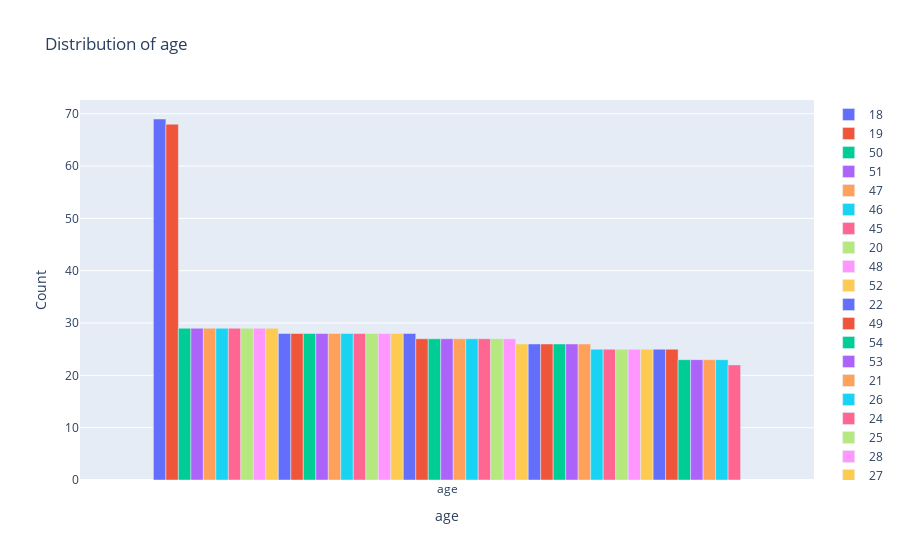
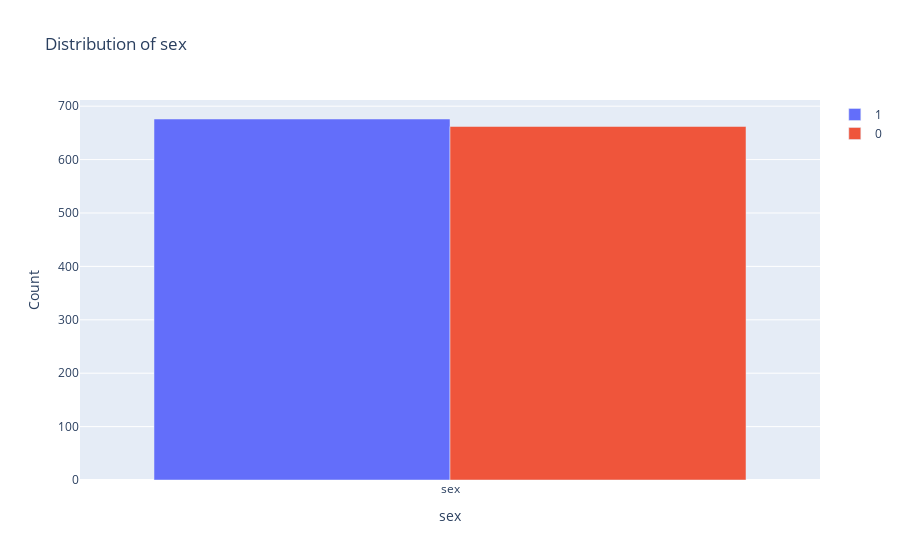
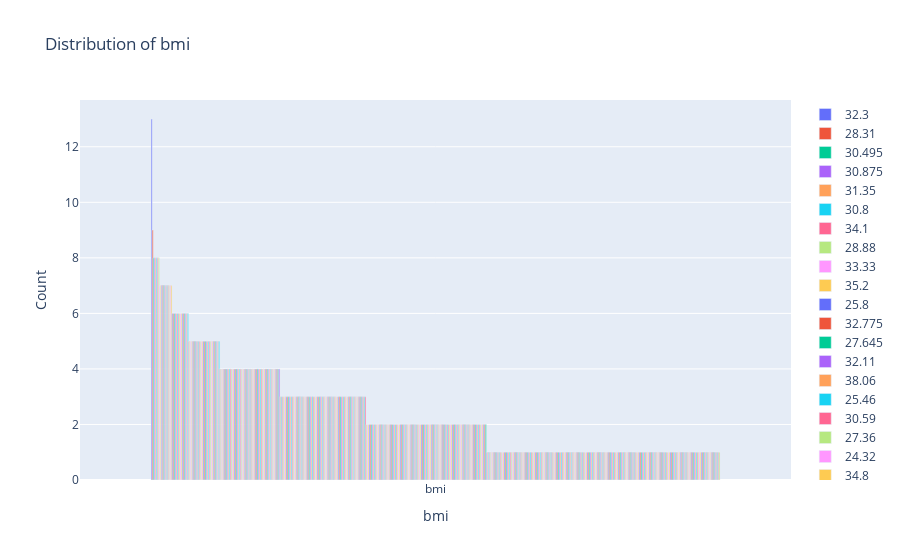
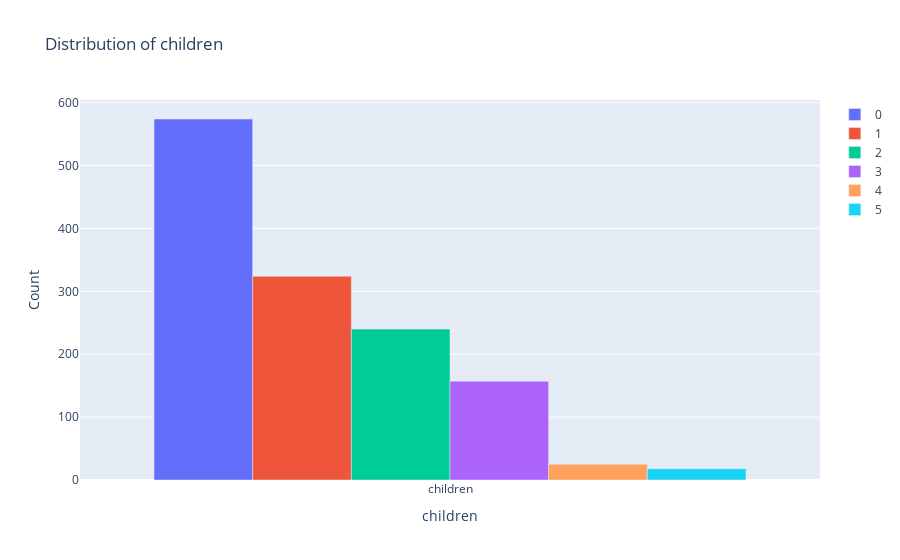

Source (notebook cell) for these figures, in order:
### Markdown cell above
## Apos analisar a correlacao dos dados
#### Pode se concluir que a coluna smoker tem uma correlacao maior com a coluna charges, vamos explorar isso mais a frente

### Code cell
# noinspection LanguageDetectionInspection
for col in df.columns:
    fig = go.Figure()

    for i, (category, count) in enumerate(df[col].value_counts().items()):
        fig.add_trace(go.Bar(x=[col], y=[count], name=category))
    fig.update_layout(title=f'Distribution of {col}', xaxis_title=col, yaxis_title='Count')
    fig.show()

### Figure 1 — Plotly figure (JSON) as saved in the notebook; plotly's stock layout.template omitted (floating-point values rounded to 4 significant figures)
{"data": [{"name": "18", "type": "bar", "x": ["age"], "y": [69]}, {"name": "19", "type": "bar", "x": ["age"], "y": [68]}, {"name": "50", "type": "bar", "x": ["age"], "y": [29]}, {"name": "51", "type": "bar", "x": ["age"], "y": [29]}, {"name": "47", "type": "bar", "x": ["age"], "y": [29]}, {"name": "46", "type": "bar", "x": ["age"], "y": [29]}, {"name": "45", "type": "bar", "x": ["age"], "y": [29]}, {"name": "20", "type": "bar", "x": ["age"], "y": [29]}, {"name": "48", "type": "bar", "x": ["age"], "y": [29]}, {"name": "52", "type": "bar", "x": ["age"], "y": [29]}, {"name": "22", "type": "bar", "x": ["age"], "y": [28]}, {"name": "49", "type": "bar", "x": ["age"], "y": [28]}, {"name": "54", "type": "bar", "x": ["age"], "y": [28]}, {"name": "53", "type": "bar", "x": ["age"], "y": [28]}, {"name": "21", "type": "bar", "x": ["age"], "y": [28]}, {"name": "26", "type": "bar", "x": ["age"], "y": [28]}, {"name": "24", "type": "bar", "x": ["age"], "y": [28]}, {"name": "25", "type": "bar", "x": ["age"], "y": [28]}, {"name": "28", "type": "bar", "x": ["age"], "y": [28]}, {"name": "27", "type": "bar", "x": ["age"], "y": [28]}, {"name": "23", "type": "bar", "x": ["age"], "y": [28]}, {"name": "43", "type": "bar", "x": ["age"], "y": [27]}, {"name": "29", "type": "bar", "x": ["age"], "y": [27]}, {"name": "30", "type": "bar", "x": ["age"], "y": [27]}, {"name": "41", "type": "bar", "x": ["age"], "y": [27]}, {"name": "42", "type": "bar", "x": ["age"], "y": [27]}, {"name": "44", "type": "bar", "x": ["age"], "y": [27]}, {"name": "31", "type": "bar", "x": ["age"], "y": [27]}, {"name": "40", "type": "bar", "x": ["age"], "y": [27]}, {"name": "32", "type": "bar", "x": ["age"], "y": [26]}, {"name": "33", "type": "bar", "x": ["age"], "y": [26]}, {"name": "56", "type": "bar", "x": ["age"], "y": [26]}, {"name": "34", "type": "bar", "x": ["age"], "y": [26]}, {"name": "55", "type": "bar", "x": ["age"], "y": [26]}, {"name": "57", "type": "bar", "x": ["age"], "y": [26]}, {"name": "37", "type": "bar", "x": ["age"], "y": [25]}, {"name": "59", "type": "bar", "x": ["age"], "y": [25]}, {"name": "58", "type": "bar", "x": ["age"], "y": [25]}, {"name": "36", "type": "bar", "x": ["age"], "y": [25]}, {"name": "38", "type": "bar", "x": ["age"], "y": [25]}, {"name": "35", "type": "bar", "x": ["age"], "y": [25]}, {"name": "39", "type": "bar", "x": ["age"], "y": [25]}, {"name": "61", "type": "bar", "x": ["age"], "y": [23]}, {"name": "60", "type": "bar", "x": ["age"], "y": [23]}, {"name": "63", "type": "bar", "x": ["age"], "y": [23]}, {"name": "62", "type": "bar", "x": ["age"], "y": [23]}, {"name": "64", "type": "bar", "x": ["age"], "y": [22]}], "layout": {"title": {"text": "Distribution of age"}, "xaxis": {"title": {"text": "age"}}, "yaxis": {"title": {"text": "Count"}}}}

### Figure 2 — Plotly figure (JSON) as saved in the notebook; plotly's stock layout.template omitted (floating-point values rounded to 4 significant figures)
{"data": [{"name": "1", "type": "bar", "x": ["sex"], "y": [676]}, {"name": "0", "type": "bar", "x": ["sex"], "y": [662]}], "layout": {"title": {"text": "Distribution of sex"}, "xaxis": {"title": {"text": "sex"}}, "yaxis": {"title": {"text": "Count"}}}}

### Figure 3 — Plotly figure (JSON) as saved in the notebook; plotly's stock layout.template omitted (floating-point values rounded to 4 significant figures)
{"data": [{"name": "32.3", "type": "bar", "x": ["bmi"], "y": [13]}, {"name": "28.31", "type": "bar", "x": ["bmi"], "y": [9]}, {"name": "30.495", "type": "bar", "x": ["bmi"], "y": [8]}, {"name": "30.875", "type": "bar", "x": ["bmi"], "y": [8]}, {"name": "31.35", "type": "bar", "x": ["bmi"], "y": [8]}, {"name": "30.8", "type": "bar", "x": ["bmi"], "y": [8]}, {"name": "34.1", "type": "bar", "x": ["bmi"], "y": [8]}, {"name": "28.88", "type": "bar", "x": ["bmi"], "y": [8]}, {"name": "33.33", "type": "bar", "x": ["bmi"], "y": [7]}, {"name": "35.2", "type": "bar", "x": ["bmi"], "y": [7]}, {"name": "25.8", "type": "bar", "x": ["bmi"], "y": [7]}, {"name": "32.775", "type": "bar", "x": ["bmi"], "y": [7]}, {"name": "27.645", "type": "bar", "x": ["bmi"], "y": [7]}, {"name": "32.11", "type": "bar", "x": ["bmi"], "y": [7]}, {"name": "38.06", "type": "bar", "x": ["bmi"], "y": [7]}, {"name": "25.46", "type": "bar", "x": ["bmi"], "y": [7]}, {"name": "30.59", "type": "bar", "x": ["bmi"], "y": [7]}, {"name": "27.36", "type": "bar", "x": ["bmi"], "y": [7]}, {"name": "24.32", "type": "bar", "x": ["bmi"], "y": [7]}, {"name": "34.8", "type": "bar", "x": ["bmi"], "y": [7]}, {"name": "27.5", "type": "bar", "x": ["bmi"], "y": [6]}, {"name": "19.95", "type": "bar", "x": ["bmi"], "y": [6]}, {"name": "29.92", "type": "bar", "x": ["bmi"], "y": [6]}, {"name": "30.115", "type": "bar", "x": ["bmi"], "y": [6]}, {"name": "26.6", "type": "bar", "x": ["bmi"], "y": [6]}, {"name": "30.2", "type": "bar", "x": ["bmi"], "y": [6]}, {"name": "35.53", "type": "bar", "x": ["bmi"], "y": [6]}, {"name": "33.63", "type": "bar", "x": ["bmi"], "y": [6]}, {"name": "28.595", "type": "bar", "x": ["bmi"], "y": [6]}, {"name": "37.1", "type": "bar", "x": ["bmi"], "y": [6]}, {"name": "31.73", "type": "bar", "x": ["bmi"], "y": [6]}, {"name": "33.0", "type": "bar", "x": ["bmi"], "y": [6]}, {"name": "27.74", "type": "bar", "x": ["bmi"], "y": [6]}, {"name": "29.83", "type": "bar", "x": ["bmi"], "y": [6]}, {"name": "25.175", "type": "bar", "x": ["bmi"], "y": [6]}, {"name": "26.41", "type": "bar", "x": ["bmi"], "y": [6]}, {"name": "27.835", "type": "bar", "x": ["bmi"], "y": [5]}, {"name": "33.66", "type": "bar", "x": ["bmi"], "y": [5]}, {"name": "28.9", "type": "bar", "x": ["bmi"], "y": [5]}, {"name": "25.08", "type": "bar", "x": ["bmi"], "y": [5]}, {"name": "28.5", "type": "bar", "x": ["bmi"], "y": [5]}, {"name": "26.695", "type": "bar", "x": ["bmi"], "y": [5]}, {"name": "23.21", "type": "bar", "x": ["bmi"], "y": [5]}, {"name": "32.395", "type": "bar", "x": ["bmi"], "y": [5]}, {"name": "31.825", "type": "bar", "x": ["bmi"], "y": [5]}, {"name": "33.155", "type": "bar", "x": ["bmi"], "y": [5]}, {"name": "29.64", "type": "bar", "x": ["bmi"], "y": [5]}, {"name": "36.85", "type": "bar", "x": ["bmi"], "y": [5]}, {"name": "25.3", "type": "bar", "x": ["bmi"], "y": [5]}, {"name": "28.7", "type": "bar", "x": ["bmi"], "y": [5]}, {"name": "23.655", "type": "bar", "x": ["bmi"], "y": [5]}, {"name": "28.785", "type": "bar", "x": ["bmi"], "y": [5]}, {"name": "29.7", "type": "bar", "x": ["bmi"], "y": [5]}, {"name": "28.975", "type": "bar", "x": ["bmi"], "y": [5]}, {"name": "34.2", "type": "bar", "x": ["bmi"], "y": [5]}, {"name": "33.345", "type": "bar", "x": ["bmi"], "y": [5]}, {"name": "26.03", "type": "bar", "x": ["bmi"], "y": [5]}, {"name": "28.025", "type": "bar", "x": ["bmi"], "y": [5]}, {"name": "26.315", "type": "bar", "x": ["bmi"], "y": [5]}, {"name": "23.18", "type": "bar", "x": ["bmi"], "y": [5]}, {"name": "30.4", "type": "bar", "x": ["bmi"], "y": [5]}, {"name": "22.515", "type": "bar", "x": ["bmi"], "y": [5]}, {"name": "25.84", "type": "bar", "x": ["bmi"], "y": [5]}, {"name": "31.92", "type": "bar", "x": ["bmi"], "y": [5]}, {"name": "30.78", "type": "bar", "x": ["bmi"], "y": [5]}, {"name": "27.6", "type": "bar", "x": ["bmi"], "y": [5]}, {"name": "34.105", "type": "bar", "x": ["bmi"], "y": [4]}, {"name": "33.82", "type": "bar", "x": ["bmi"], "y": [4]}, {"name": "34.21", "type": "bar", "x": ["bmi"], "y": [4]}, {"name": "31.13", "type": "bar", "x": ["bmi"], "y": [4]}, {"name": "21.85", "type": "bar", "x": ["bmi"], "y": [4]}, {"name": "27.72", "type": "bar", "x": ["bmi"], "y": [4]}, {"name": "33.915", "type": "bar", "x": ["bmi"], "y": [4]}, {"name": "35.3", "type": "bar", "x": ["bmi"], "y": [4]}, {"name": "20.235", "type": "bar", "x": ["bmi"], "y": [4]}, {"name": "36.955", "type": "bar", "x": ["bmi"], "y": [4]}, {"name": "30.5", "type": "bar", "x": ["bmi"], "y": [4]}, {"name": "36.3", "type": "bar", "x": ["bmi"], "y": [4]}, {"name": "27.265", "type": "bar", "x": ["bmi"], "y": [4]}, {"name": "35.86", "type": "bar", "x": ["bmi"], "y": [4]}, {"name": "29.735", "type": "bar", "x": ["bmi"], "y": [4]}, {"name": "21.755", "type": "bar", "x": ["bmi"], "y": [4]}, {"name": "30.02", "type": "bar", "x": ["bmi"], "y": [4]}, {"name": "30.21", "type": "bar", "x": ["bmi"], "y": [4]}, {"name": "36.08", "type": "bar", "x": ["bmi"], "y": [4]}, {"name": "25.74", "type": "bar", "x": ["bmi"], "y": [4]}, {"name": "27.93", "type": "bar", "x": ["bmi"], "y": [4]}, {"name": "26.4", "type": "bar", "x": ["bmi"], "y": [4]}, {"name": "33.44", "type": "bar", "x": ["bmi"], "y": [4]}, {"name": "26.22", "type": "bar", "x": ["bmi"], "y": [4]}, {"name": "27.1", "type": "bar", "x": ["bmi"], "y": [4]}, {"name": "34.4", "type": "bar", "x": ["bmi"], "y": [4]}, {"name": "24.605", "type": "bar", "x": ["bmi"], "y": [4]}, {"name": "42.13", "type": "bar", "x": ["bmi"], "y": [4]}, {"name": "28.215", "type": "bar", "x": ["bmi"], "y": [4]}, {"name": "29.8", "type": "bar", "x": ["bmi"], "y": [4]}, {"name": "27.83", "type": "bar", "x": ["bmi"], "y": [4]}, {"name": "31.065", "type": "bar", "x": ["bmi"], "y": [4]}, {"name": "37.29", "type": "bar", "x": ["bmi"], "y": [4]}, {"name": "22.135", "type": "bar", "x": ["bmi"], "y": [4]}, {"name": "27.55", "type": "bar", "x": ["bmi"], "y": [4]}, {"name": "24.13", "type": "bar", "x": ["bmi"], "y": [4]}, {"name": "22.61", "type": "bar", "x": ["bmi"], "y": [4]}, {"name": "24.795", "type": "bar", "x": ["bmi"], "y": [4]}, {"name": "26.125", "type": "bar", "x": ["bmi"], "y": [4]}, {"name": "26.885", "type": "bar", "x": ["bmi"], "y": [4]}, {"name": "22.895", "type": "bar", "x": ["bmi"], "y": [4]}, {"name": "31.16", "type": "bar", "x": ["bmi"], "y": [4]}, {"name": "35.625", "type": "bar", "x": ["bmi"], "y": [4]}, {"name": "35.815", "type": "bar", "x": ["bmi"], "y": [4]}, {"name": "35.97", "type": "bar", "x": ["bmi"], "y": [4]}, {"name": "33.11", "type": "bar", "x": ["bmi"], "y": [4]}, {"name": "24.7", "type": "bar", "x": ["bmi"], "y": [4]}, {"name": "29.6", "type": "bar", "x": ["bmi"], "y": [4]}, {"name": "34.43", "type": "bar", "x": ["bmi"], "y": [4]}, {"name": "29.26", "type": "bar", "x": ["bmi"], "y": [4]}, {"name": "28.12", "type": "bar", "x": ["bmi"], "y": [4]}, {"name": "31.79", "type": "bar", "x": ["bmi"], "y": [4]}, {"name": "32.68", "type": "bar", "x": ["bmi"], "y": [4]}, {"name": "36.67", "type": "bar", "x": ["bmi"], "y": [4]}, {"name": "29.81", "type": "bar", "x": ["bmi"], "y": [4]}, {"name": "32.965", "type": "bar", "x": ["bmi"], "y": [4]}, {"name": "25.6", "type": "bar", "x": ["bmi"], "y": [4]}, {"name": "33.1", "type": "bar", "x": ["bmi"], "y": [4]}, {"name": "33.25", "type": "bar", "x": ["bmi"], "y": [3]}, {"name": "38.17", "type": "bar", "x": ["bmi"], "y": [3]}, {"name": "38.0", "type": "bar", "x": ["bmi"], "y": [3]}, {"name": "33.88", "type": "bar", "x": ["bmi"], "y": [3]}, {"name": "21.47", "type": "bar", "x": ["bmi"], "y": [3]}, {"name": "46.53", "type": "bar", "x": ["bmi"], "y": [3]}, {"name": "39.05", "type": "bar", "x": ["bmi"], "y": [3]}, {"name": "33.7", "type": "bar", "x": ["bmi"], "y": [3]}, {"name": "41.91", "type": "bar", "x": ["bmi"], "y": [3]}, {"name": "25.745", "type": "bar", "x": ["bmi"], "y": [3]}, {"name": "37.07", "type": "bar", "x": ["bmi"], "y": [3]}, {"name": "31.4", "type": "bar", "x": ["bmi"], "y": [3]}, {"name": "36.48", "type": "bar", "x": ["bmi"], "y": [3]}, {"name": "24.035", "type": "bar", "x": ["bmi"], "y": [3]}, {"name": "25.27", "type": "bar", "x": ["bmi"], "y": [3]}, {"name": "25.9", "type": "bar", "x": ["bmi"], "y": [3]}, {"name": "38.39", "type": "bar", "x": ["bmi"], "y": [3]}, {"name": "30.685", "type": "bar", "x": ["bmi"], "y": [3]}, {"name": "40.15", "type": "bar", "x": ["bmi"], "y": [3]}, {"name": "39.16", "type": "bar", "x": ["bmi"], "y": [3]}, {"name": "19.8", "type": "bar", "x": ["bmi"], "y": [3]}, {"name": "35.75", "type": "bar", "x": ["bmi"], "y": [3]}, {"name": "40.565", "type": "bar", "x": ["bmi"], "y": [3]}, {"name": "18.335", "type": "bar", "x": ["bmi"], "y": [3]}, {"name": "36.765", "type": "bar", "x": ["bmi"], "y": [3]}, {"name": "38.095", "type": "bar", "x": ["bmi"], "y": [3]}, {"name": "31.255", "type": "bar", "x": ["bmi"], "y": [3]}, {"name": "30.03", "type": "bar", "x": ["bmi"], "y": [3]}, {"name": "25.365", "type": "bar", "x": ["bmi"], "y": [3]}, {"name": "21.66", "type": "bar", "x": ["bmi"], "y": [3]}, {"name": "17.29", "type": "bar", "x": ["bmi"], "y": [3]}, {"name": "28.93", "type": "bar", "x": ["bmi"], "y": [3]}, {"name": "33.4", "type": "bar", "x": ["bmi"], "y": [3]}, {"name": "22.99", "type": "bar", "x": ["bmi"], "y": [3]}, {"name": "32.9", "type": "bar", "x": ["bmi"], "y": [3]}, {"name": "27.7", "type": "bar", "x": ["bmi"], "y": [3]}, {"name": "24.3", "type": "bar", "x": ["bmi"], "y": [3]}, {"name": "24.51", "type": "bar", "x": ["bmi"], "y": [3]}, {"name": "41.325", "type": "bar", "x": ["bmi"], "y": [3]}, {"name": "29.925", "type": "bar", "x": ["bmi"], "y": [3]}, {"name": "31.02", "type": "bar", "x": ["bmi"], "y": [3]}, {"name": "39.49", "type": "bar", "x": ["bmi"], "y": [3]}, {"name": "34.77", "type": "bar", "x": ["bmi"], "y": [3]}, {"name": "25.555", "type": "bar", "x": ["bmi"], "y": [3]}, {"name": "28.6", "type": "bar", "x": ["bmi"], "y": [3]}, {"name": "23.98", "type": "bar", "x": ["bmi"], "y": [3]}, {"name": "37.4", "type": "bar", "x": ["bmi"], "y": [3]}, {"name": "23.75", "type": "bar", "x": ["bmi"], "y": [3]}, {"name": "23.37", "type": "bar", "x": ["bmi"], "y": [3]}, {"name": "36.63", "type": "bar", "x": ["bmi"], "y": [3]}, {"name": "37.05", "type": "bar", "x": ["bmi"], "y": [3]}, {"name": "29.48", "type": "bar", "x": ["bmi"], "y": [3]}, {"name": "27.94", "type": "bar", "x": ["bmi"], "y": [3]}, {"name": "31.6", "type": "bar", "x": ["bmi"], "y": [3]}, {"name": "29.9", "type": "bar", "x": ["bmi"], "y": [3]}, {"name": "31.9", "type": "bar", "x": ["bmi"], "y": [3]}, {"name": "38.28", "type": "bar", "x": ["bmi"], "y": [3]}, {"name": "33.535", "type": "bar", "x": ["bmi"], "y": [3]}, {"name": "28.0", "type": "bar", "x": ["bmi"], "y": [3]}, {"name": "32.8", "type": "bar", "x": ["bmi"], "y": [3]}, {"name": "26.98", "type": "bar", "x": ["bmi"], "y": [3]}, {"name": "36.1", "type": "bar", "x": ["bmi"], "y": [3]}, {"name": "28.69", "type": "bar", "x": ["bmi"], "y": [3]}, {"name": "34.96", "type": "bar", "x": ["bmi"], "y": [3]}, {"name": "25.935", "type": "bar", "x": ["bmi"], "y": [3]}, {"name": "22.42", "type": "bar", "x": ["bmi"], "y": [3]}, {"name": "36.19", "type": "bar", "x": ["bmi"], "y": [3]}, {"name": "28.05", "type": "bar", "x": ["bmi"], "y": [3]}, {"name": "24.225", "type": "bar", "x": ["bmi"], "y": [3]}, {"name": "39.6", "type": "bar", "x": ["bmi"], "y": [3]}, {"name": "37.43", "type": "bar", "x": ["bmi"], "y": [3]}, {"name": "36.86", "type": "bar", "x": ["bmi"], "y": [3]}, {"name": "24.42", "type": "bar", "x": ["bmi"], "y": [3]}, {"name": "23.845", "type": "bar", "x": ["bmi"], "y": [3]}, {"name": "24.6", "type": "bar", "x": ["bmi"], "y": [3]}, {"name": "41.47", "type": "bar", "x": ["bmi"], "y": [3]}, {"name": "34.32", "type": "bar", "x": ["bmi"], "y": [3]}, {"name": "30.9", "type": "bar", "x": ["bmi"], "y": [3]}, {"name": "32.2", "type": "bar", "x": ["bmi"], "y": [3]}, {"name": "39.82", "type": "bar", "x": ["bmi"], "y": [3]}, {"name": "22.705", "type": "bar", "x": ["bmi"], "y": [3]}, {"name": "38.83", "type": "bar", "x": ["bmi"], "y": [3]}, {"name": "30.3", "type": "bar", "x": ["bmi"], "y": [3]}, {"name": "36.2", "type": "bar", "x": ["bmi"], "y": [2]}, {"name": "40.185", "type": "bar", "x": ["bmi"], "y": [2]}, {"name": "36.575", "type": "bar", "x": ["bmi"], "y": [2]}, {"name": "24.1", "type": "bar", "x": ["bmi"], "y": [2]}, {"name": "20.6", "type": "bar", "x": ["bmi"], "y": [2]}, {"name": "33.77", "type": "bar", "x": ["bmi"], "y": [2]}, {"name": "38.38", "type": "bar", "x": ["bmi"], "y": [2]}, {"name": "40.28", "type": "bar", "x": ["bmi"], "y": [2]}, {"name": "26.7", "type": "bar", "x": ["bmi"], "y": [2]}, {"name": "24.31", "type": "bar", "x": ["bmi"], "y": [2]}, {"name": "26.51", "type": "bar", "x": ["bmi"], "y": [2]}, {"name": "16.815", "type": "bar", "x": ["bmi"], "y": [2]}, {"name": "26.18", "type": "bar", "x": ["bmi"], "y": [2]}, {"name": "23.6", "type": "bar", "x": ["bmi"], "y": [2]}, {"name": "29.15", "type": "bar", "x": ["bmi"], "y": [2]}, {"name": "41.8", "type": "bar", "x": ["bmi"], "y": [2]}, {"name": "20.52", "type": "bar", "x": ["bmi"], "y": [2]}, {"name": "23.7", "type": "bar", "x": ["bmi"], "y": [2]}, {"name": "41.14", "type": "bar", "x": ["bmi"], "y": [2]}, {"name": "28.405", "type": "bar", "x": ["bmi"], "y": [2]}, {"name": "22.6", "type": "bar", "x": ["bmi"], "y": [2]}, {"name": "30.1", "type": "bar", "x": ["bmi"], "y": [2]}, {"name": "23.56", "type": "bar", "x": ["bmi"], "y": [2]}, {"name": "30.25", "type": "bar", "x": ["bmi"], "y": [2]}, {"name": "31.5", "type": "bar", "x": ["bmi"], "y": [2]}, {"name": "21.4", "type": "bar", "x": ["bmi"], "y": [2]}, {"name": "35.8", "type": "bar", "x": ["bmi"], "y": [2]}, {"name": "20.045", "type": "bar", "x": ["bmi"], "y": [2]}, {"name": "32.67", "type": "bar", "x": ["bmi"], "y": [2]}, {"name": "32.56", "type": "bar", "x": ["bmi"], "y": [2]}, {"name": "19.855", "type": "bar", "x": ["bmi"], "y": [2]}, {"name": "29.355", "type": "bar", "x": ["bmi"], "y": [2]}, {"name": "39.5", "type": "bar", "x": ["bmi"], "y": [2]}, {"name": "32.34", "type": "bar", "x": ["bmi"], "y": [2]}, {"name": "21.375", "type": "bar", "x": ["bmi"], "y": [2]}, {"name": "33.99", "type": "bar", "x": ["bmi"], "y": [2]}, {"name": "25.0", "type": "bar", "x": ["bmi"], "y": [2]}, {"name": "44.22", "type": "bar", "x": ["bmi"], "y": [2]}, {"name": "37.18", "type": "bar", "x": ["bmi"], "y": [2]}, {"name": "25.7", "type": "bar", "x": ["bmi"], "y": [2]}, {"name": "31.0", "type": "bar", "x": ["bmi"], "y": [2]}, {"name": "35.31", "type": "bar", "x": ["bmi"], "y": [2]}, {"name": "23.465", "type": "bar", "x": ["bmi"], "y": [2]}, {"name": "38.94", "type": "bar", "x": ["bmi"], "y": [2]}, {"name": "28.27", "type": "bar", "x": ["bmi"], "y": [2]}, {"name": "35.91", "type": "bar", "x": ["bmi"], "y": [2]}, {"name": "26.79", "type": "bar", "x": ["bmi"], "y": [2]}, {"name": "31.54", "type": "bar", "x": ["bmi"], "y": [2]}, {"name": "42.4", "type": "bar", "x": ["bmi"], "y": [2]}, {"name": "42.9", "type": "bar", "x": ["bmi"], "y": [2]}, {"name": "39.7", "type": "bar", "x": ["bmi"], "y": [2]}, {"name": "29.3", "type": "bar", "x": ["bmi"], "y": [2]}, {"name": "38.6", "type": "bar", "x": ["bmi"], "y": [2]}, {"name": "23.4", "type": "bar", "x": ["bmi"], "y": [2]}, {"name": "24.86", "type": "bar", "x": ["bmi"], "y": [2]}, {"name": "32.6", "type": "bar", "x": ["bmi"], "y": [2]}, {"name": "30.14", "type": "bar", "x": ["bmi"], "y": [2]}, {"name": "30.0", "type": "bar", "x": ["bmi"], "y": [2]}, {"name": "33.725", "type": "bar", "x": ["bmi"], "y": [2]}, {"name": "40.26", "type": "bar", "x": ["bmi"], "y": [2]}, {"name": "29.0", "type": "bar", "x": ["bmi"], "y": [2]}, {"name": "27.455", "type": "bar", "x": ["bmi"], "y": [2]}, {"name": "22.8", "type": "bar", "x": ["bmi"], "y": [2]}, {"name": "31.445", "type": "bar", "x": ["bmi"], "y": [2]}, {"name": "27.4", "type": "bar", "x": ["bmi"], "y": [2]}, {"name": "39.805", "type": "bar", "x": ["bmi"], "y": [2]}, {"name": "32.23", "type": "bar", "x": ["bmi"], "y": [2]}, {"name": "29.59", "type": "bar", "x": ["bmi"], "y": [2]}, {"name": "22.3", "type": "bar", "x": ["bmi"], "y": [2]}, {"name": "30.305", "type": "bar", "x": ["bmi"], "y": [2]}, {"name": "26.73", "type": "bar", "x": ["bmi"], "y": [2]}, {"name": "31.635", "type": "bar", "x": ["bmi"], "y": [2]}, {"name": "31.57", "type": "bar", "x": ["bmi"], "y": [2]}, {"name": "32.01", "type": "bar", "x": ["bmi"], "y": [2]}, {"name": "28.1", "type": "bar", "x": ["bmi"], "y": [2]}, {"name": "26.8", "type": "bar", "x": ["bmi"], "y": [2]}, {"name": "20.9", "type": "bar", "x": ["bmi"], "y": [2]}, {"name": "26.84", "type": "bar", "x": ["bmi"], "y": [2]}, {"name": "29.37", "type": "bar", "x": ["bmi"], "y": [2]}, {"name": "40.37", "type": "bar", "x": ["bmi"], "y": [2]}, {"name": "37.62", "type": "bar", "x": ["bmi"], "y": [2]}, {"name": "37.335", "type": "bar", "x": ["bmi"], "y": [2]}, {"name": "32.49", "type": "bar", "x": ["bmi"], "y": [2]}, {"name": "34.485", "type": "bar", "x": ["bmi"], "y": [2]}, {"name": "28.3", "type": "bar", "x": ["bmi"], "y": [2]}, {"name": "27.17", "type": "bar", "x": ["bmi"], "y": [2]}, {"name": "32.205", "type": "bar", "x": ["bmi"], "y": [2]}, {"name": "36.0", "type": "bar", "x": ["bmi"], "y": [2]}, {"name": "35.72", "type": "bar", "x": ["bmi"], "y": [2]}, {"name": "37.73", "type": "bar", "x": ["bmi"], "y": [2]}, {"name": "30.69", "type": "bar", "x": ["bmi"], "y": [2]}, {"name": "28.4", "type": "bar", "x": ["bmi"], "y": [2]}, {"name": "33.3", "type": "bar", "x": ["bmi"], "y": [2]}, {"name": "37.0", "type": "bar", "x": ["bmi"], "y": [2]}, {"name": "32.7", "type": "bar", "x": ["bmi"], "y": [2]}, {"name": "27.2", "type": "bar", "x": ["bmi"], "y": [2]}, {"name": "41.23", "type": "bar", "x": ["bmi"], "y": [2]}, {"name": "34.58", "type": "bar", "x": ["bmi"], "y": [2]}, {"name": "29.07", "type": "bar", "x": ["bmi"], "y": [2]}, {"name": "43.89", "type": "bar", "x": ["bmi"], "y": [2]}, {"name": "37.51", "type": "bar", "x": ["bmi"], "y": [2]}, {"name": "31.46", "type": "bar", "x": ["bmi"], "y": [2]}, {"name": "22.23", "type": "bar", "x": ["bmi"], "y": [2]}, {"name": "32.015", "type": "bar", "x": ["bmi"], "y": [2]}, {"name": "24.985", "type": "bar", "x": ["bmi"], "y": [2]}, {"name": "23.085", "type": "bar", "x": ["bmi"], "y": [2]}, {"name": "34.6", "type": "bar", "x": ["bmi"], "y": [2]}, {"name": "35.245", "type": "bar", "x": ["bmi"], "y": [2]}, {"name": "20.8", "type": "bar", "x": ["bmi"], "y": [2]}, {"name": "36.385", "type": "bar", "x": ["bmi"], "y": [2]}, {"name": "21.78", "type": "bar", "x": ["bmi"], "y": [2]}, {"name": "34.865", "type": "bar", "x": ["bmi"], "y": [2]}, {"name": "34.7", "type": "bar", "x": ["bmi"], "y": [2]}, {"name": "26.62", "type": "bar", "x": ["bmi"], "y": [2]}, {"name": "34.39", "type": "bar", "x": ["bmi"], "y": [2]}, {"name": "31.68", "type": "bar", "x": ["bmi"], "y": [2]}, {"name": "31.1", "type": "bar", "x": ["bmi"], "y": [1]}, {"name": "23.3", "type": "bar", "x": ["bmi"], "y": [1]}, {"name": "27.8", "type": "bar", "x": ["bmi"], "y": [1]}, {"name": "24.4", "type": "bar", "x": ["bmi"], "y": [1]}, {"name": "36.96", "type": "bar", "x": ["bmi"], "y": [1]}, {"name": "41.42", "type": "bar", "x": ["bmi"], "y": [1]}, {"name": "43.7", "type": "bar", "x": ["bmi"], "y": [1]}, {"name": "21.01", "type": "bar", "x": ["bmi"], "y": [1]}, {"name": "53.13", "type": "bar", "x": ["bmi"], "y": [1]}, {"name": "37.715", "type": "bar", "x": ["bmi"], "y": [1]}, {"name": "21.28", "type": "bar", "x": ["bmi"], "y": [1]}, {"name": "39.71", "type": "bar", "x": ["bmi"], "y": [1]}, {"name": "32.87", "type": "bar", "x": ["bmi"], "y": [1]}, {"name": "21.8", "type": "bar", "x": ["bmi"], "y": [1]}, {"name": "19.475", "type": "bar", "x": ["bmi"], "y": [1]}, {"name": "44.7", "type": "bar", "x": ["bmi"], "y": [1]}, {"name": "25.4", "type": "bar", "x": ["bmi"], "y": [1]}, {"name": "47.6", "type": "bar", "x": ["bmi"], "y": [1]}, {"name": "27.61", "type": "bar", "x": ["bmi"], "y": [1]}, {"name": "50.38", "type": "bar", "x": ["bmi"], "y": [1]}, {"name": "27.3", "type": "bar", "x": ["bmi"], "y": [1]}, {"name": "42.24", "type": "bar", "x": ["bmi"], "y": [1]}, {"name": "27.06", "type": "bar", "x": ["bmi"], "y": [1]}, {"name": "17.67", "type": "bar", "x": ["bmi"], "y": [1]}, {"name": "39.4", "type": "bar", "x": ["bmi"], "y": [1]}, {"name": "32.78", "type": "bar", "x": ["bmi"], "y": [1]}, {"name": "37.9", "type": "bar", "x": ["bmi"], "y": [1]}, {"name": "29.4", "type": "bar", "x": ["bmi"], "y": [1]}, {"name": "28.8", "type": "bar", "x": ["bmi"], "y": [1]}, {"name": "42.94", "type": "bar", "x": ["bmi"], "y": [1]}, {"name": "32.45", "type": "bar", "x": ["bmi"], "y": [1]}, {"name": "34.9", "type": "bar", "x": ["bmi"], "y": [1]}, {"name": "25.52", "type": "bar", "x": ["bmi"], "y": [1]}, {"name": "22.0", "type": "bar", "x": ["bmi"], "y": [1]}, {"name": "30.36", "type": "bar", "x": ["bmi"], "y": [1]}, {"name": "23.76", "type": "bar", "x": ["bmi"], "y": [1]}, {"name": "17.86", "type": "bar", "x": ["bmi"], "y": [1]}, {"name": "23.94", "type": "bar", "x": ["bmi"], "y": [1]}, {"name": "28.16", "type": "bar", "x": ["bmi"], "y": [1]}, {"name": "20.35", "type": "bar", "x": ["bmi"], "y": [1]}, {"name": "31.24", "type": "bar", "x": ["bmi"], "y": [1]}, {"name": "19.095", "type": "bar", "x": ["bmi"], "y": [1]}, {"name": "22.1", "type": "bar", "x": ["bmi"], "y": [1]}, {"name": "47.74", "type": "bar", "x": ["bmi"], "y": [1]}, {"name": "18.3", "type": "bar", "x": ["bmi"], "y": [1]}, {"name": "32.0", "type": "bar", "x": ["bmi"], "y": [1]}, {"name": "39.615", "type": "bar", "x": ["bmi"], "y": [1]}, {"name": "42.655", "type": "bar", "x": ["bmi"], "y": [1]}, {"name": "52.58", "type": "bar", "x": ["bmi"], "y": [1]}, {"name": "23.0", "type": "bar", "x": ["bmi"], "y": [1]}, {"name": "21.565", "type": "bar", "x": ["bmi"], "y": [1]}, {"name": "39.93", "type": "bar", "x": ["bmi"], "y": [1]}, {"name": "18.715", "type": "bar", "x": ["bmi"], "y": [1]}, {"name": "40.5", "type": "bar", "x": ["bmi"], "y": [1]}, {"name": "35.42", "type": "bar", "x": ["bmi"], "y": [1]}, {"name": "39.995", "type": "bar", "x": ["bmi"], "y": [1]}, {"name": "34.675", "type": "bar", "x": ["bmi"], "y": [1]}, {"name": "45.32", "type": "bar", "x": ["bmi"], "y": [1]}, {"name": "23.275", "type": "bar", "x": ["bmi"], "y": [1]}, {"name": "23.32", "type": "bar", "x": ["bmi"], "y": [1]}, {"name": "20.13", "type": "bar", "x": ["bmi"], "y": [1]}, {"name": "36.29", "type": "bar", "x": ["bmi"], "y": [1]}, {"name": "19.19", "type": "bar", "x": ["bmi"], "y": [1]}, {"name": "25.85", "type": "bar", "x": ["bmi"], "y": [1]}, {"name": "42.75", "type": "bar", "x": ["bmi"], "y": [1]}, {"name": "24.97", "type": "bar", "x": ["bmi"], "y": [1]}, {"name": "28.2", "type": "bar", "x": ["bmi"], "y": [1]}, {"name": "29.5", "type": "bar", "x": ["bmi"], "y": [1]}, {"name": "29.04", "type": "bar", "x": ["bmi"], "y": [1]}, {"name": "21.945", "type": "bar", "x": ["bmi"], "y": [1]}, {"name": "44.0", "type": "bar", "x": ["bmi"], "y": [1]}, {"name": "39.14", "type": "bar", "x": ["bmi"], "y": [1]}, {"name": "40.92", "type": "bar", "x": ["bmi"], "y": [1]}, {"name": "35.1", "type": "bar", "x": ["bmi"], "y": [1]}, {"name": "32.585", "type": "bar", "x": ["bmi"], "y": [1]}, {"name": "39.8", "type": "bar", "x": ["bmi"], "y": [1]}, {"name": "27.28", "type": "bar", "x": ["bmi"], "y": [1]}, {"name": "40.375", "type": "bar", "x": ["bmi"], "y": [1]}, {"name": "33.55", "type": "bar", "x": ["bmi"], "y": [1]}, {"name": "18.6", "type": "bar", "x": ["bmi"], "y": [1]}, {"name": "33.2", "type": "bar", "x": ["bmi"], "y": [1]}, {"name": "23.2", "type": "bar", "x": ["bmi"], "y": [1]}, {"name": "28.49", "type": "bar", "x": ["bmi"], "y": [1]}, {"name": "20.1", "type": "bar", "x": ["bmi"], "y": [1]}, {"name": "41.1", "type": "bar", "x": ["bmi"], "y": [1]}, {"name": "44.88", "type": "bar", "x": ["bmi"], "y": [1]}, {"name": "32.5", "type": "bar", "x": ["bmi"], "y": [1]}, {"name": "21.5", "type": "bar", "x": ["bmi"], "y": [1]}, {"name": "45.9", "type": "bar", "x": ["bmi"], "y": [1]}, {"name": "46.09", "type": "bar", "x": ["bmi"], "y": [1]}, {"name": "23.87", "type": "bar", "x": ["bmi"], "y": [1]}, {"name": "27.9", "type": "bar", "x": ["bmi"], "y": [1]}, {"name": "20.4", "type": "bar", "x": ["bmi"], "y": [1]}, {"name": "22.77", "type": "bar", "x": ["bmi"], "y": [1]}, {"name": "48.07", "type": "bar", "x": ["bmi"], "y": [1]}, {"name": "18.05", "type": "bar", "x": ["bmi"], "y": [1]}, {"name": "39.33", "type": "bar", "x": ["bmi"], "y": [1]}, {"name": "31.8", "type": "bar", "x": ["bmi"], "y": [1]}, {"name": "23.1", "type": "bar", "x": ["bmi"], "y": [1]}, {"name": "24.64", "type": "bar", "x": ["bmi"], "y": [1]}, {"name": "36.195", "type": "bar", "x": ["bmi"], "y": [1]}, {"name": "17.8", "type": "bar", "x": ["bmi"], "y": [1]}, {"name": "22.22", "type": "bar", "x": ["bmi"], "y": [1]}, {"name": "24.415", "type": "bar", "x": ["bmi"], "y": [1]}, {"name": "25.2", "type": "bar", "x": ["bmi"], "y": [1]}, {"name": "42.35", "type": "bar", "x": ["bmi"], "y": [1]}, {"name": "20.615", "type": "bar", "x": ["bmi"], "y": [1]}, {"name": "21.56", "type": "bar", "x": ["bmi"], "y": [1]}, {"name": "31.2", "type": "bar", "x": ["bmi"], "y": [1]}, {"name": "45.54", "type": "bar", "x": ["bmi"], "y": [1]}, {"name": "37.905", "type": "bar", "x": ["bmi"], "y": [1]}, {"name": "28.82", "type": "bar", "x": ["bmi"], "y": [1]}, {"name": "25.41", "type": "bar", "x": ["bmi"], "y": [1]}, {"name": "33.06", "type": "bar", "x": ["bmi"], "y": [1]}, {"name": "40.945", "type": "bar", "x": ["bmi"], "y": [1]}, {"name": "33.8", "type": "bar", "x": ["bmi"], "y": [1]}, {"name": "36.7", "type": "bar", "x": ["bmi"], "y": [1]}, {"name": "34.5", "type": "bar", "x": ["bmi"], "y": [1]}, {"name": "20.79", "type": "bar", "x": ["bmi"], "y": [1]}, {"name": "21.7", "type": "bar", "x": ["bmi"], "y": [1]}, {"name": "21.89", "type": "bar", "x": ["bmi"], "y": [1]}, {"name": "21.09", "type": "bar", "x": ["bmi"], "y": [1]}, {"name": "24.89", "type": "bar", "x": ["bmi"], "y": [1]}, {"name": "17.955", "type": "bar", "x": ["bmi"], "y": [1]}, {"name": "43.34", "type": "bar", "x": ["bmi"], "y": [1]}, {"name": "26.2", "type": "bar", "x": ["bmi"], "y": [1]}, {"name": "41.895", "type": "bar", "x": ["bmi"], "y": [1]}, {"name": "29.2", "type": "bar", "x": ["bmi"], "y": [1]}, {"name": "37.7", "type": "bar", "x": ["bmi"], "y": [1]}, {"name": "26.29", "type": "bar", "x": ["bmi"], "y": [1]}, {"name": "40.3", "type": "bar", "x": ["bmi"], "y": [1]}, {"name": "36.005", "type": "bar", "x": ["bmi"], "y": [1]}, {"name": "32.4", "type": "bar", "x": ["bmi"], "y": [1]}, {"name": "17.385", "type": "bar", "x": ["bmi"], "y": [1]}, {"name": "35.6", "type": "bar", "x": ["bmi"], "y": [1]}, {"name": "36.4", "type": "bar", "x": ["bmi"], "y": [1]}, {"name": "20.425", "type": "bar", "x": ["bmi"], "y": [1]}, {"name": "39.9", "type": "bar", "x": ["bmi"], "y": [1]}, {"name": "37.3", "type": "bar", "x": ["bmi"], "y": [1]}, {"name": "38.665", "type": "bar", "x": ["bmi"], "y": [1]}, {"name": "24.53", "type": "bar", "x": ["bmi"], "y": [1]}, {"name": "22.88", "type": "bar", "x": ["bmi"], "y": [1]}, {"name": "39.1", "type": "bar", "x": ["bmi"], "y": [1]}, {"name": "24.75", "type": "bar", "x": ["bmi"], "y": [1]}, {"name": "34.01", "type": "bar", "x": ["bmi"], "y": [1]}, {"name": "38.285", "type": "bar", "x": ["bmi"], "y": [1]}, {"name": "31.3", "type": "bar", "x": ["bmi"], "y": [1]}, {"name": "19.3", "type": "bar", "x": ["bmi"], "y": [1]}, {"name": "35.09", "type": "bar", "x": ["bmi"], "y": [1]}, {"name": "49.06", "type": "bar", "x": ["bmi"], "y": [1]}, {"name": "17.765", "type": "bar", "x": ["bmi"], "y": [1]}, {"name": "26.505", "type": "bar", "x": ["bmi"], "y": [1]}, {"name": "22.04", "type": "bar", "x": ["bmi"], "y": [1]}, {"name": "35.9", "type": "bar", "x": ["bmi"], "y": [1]}, {"name": "37.145", "type": "bar", "x": ["bmi"], "y": [1]}, {"name": "39.52", "type": "bar", "x": ["bmi"], "y": [1]}, {"name": "18.905", "type": "bar", "x": ["bmi"], "y": [1]}, {"name": "15.96", "type": "bar", "x": ["bmi"], "y": [1]}, {"name": "47.52", "type": "bar", "x": ["bmi"], "y": [1]}, {"name": "21.12", "type": "bar", "x": ["bmi"], "y": [1]}, {"name": "17.48", "type": "bar", "x": ["bmi"], "y": [1]}, {"name": "34.295", "type": "bar", "x": ["bmi"], "y": [1]}, {"name": "23.65", "type": "bar", "x": ["bmi"], "y": [1]}, {"name": "20.7", "type": "bar", "x": ["bmi"], "y": [1]}, {"name": "19.57", "type": "bar", "x": ["bmi"], "y": [1]}, {"name": "37.525", "type": "bar", "x": ["bmi"], "y": [1]}, {"name": "37.8", "type": "bar", "x": ["bmi"], "y": [1]}, {"name": "19.0", "type": "bar", "x": ["bmi"], "y": [1]}, {"name": "21.3", "type": "bar", "x": ["bmi"], "y": [1]}, {"name": "42.46", "type": "bar", "x": ["bmi"], "y": [1]}, {"name": "38.95", "type": "bar", "x": ["bmi"], "y": [1]}, {"name": "38.19", "type": "bar", "x": ["bmi"], "y": [1]}, {"name": "42.68", "type": "bar", "x": ["bmi"], "y": [1]}, {"name": "40.81", "type": "bar", "x": ["bmi"], "y": [1]}, {"name": "17.4", "type": "bar", "x": ["bmi"], "y": [1]}, {"name": "20.3", "type": "bar", "x": ["bmi"], "y": [1]}, {"name": "18.5", "type": "bar", "x": ["bmi"], "y": [1]}, {"name": "41.69", "type": "bar", "x": ["bmi"], "y": [1]}, {"name": "39.27", "type": "bar", "x": ["bmi"], "y": [1]}, {"name": "34.87", "type": "bar", "x": ["bmi"], "y": [1]}, {"name": "44.745", "type": "bar", "x": ["bmi"], "y": [1]}, {"name": "29.545", "type": "bar", "x": ["bmi"], "y": [1]}, {"name": "23.54", "type": "bar", "x": ["bmi"], "y": [1]}, {"name": "40.47", "type": "bar", "x": ["bmi"], "y": [1]}, {"name": "40.66", "type": "bar", "x": ["bmi"], "y": [1]}, {"name": "36.6", "type": "bar", "x": ["bmi"], "y": [1]}, {"name": "35.4", "type": "bar", "x": ["bmi"], "y": [1]}, {"name": "27.075", "type": "bar", "x": ["bmi"], "y": [1]}, {"name": "32.1", "type": "bar", "x": ["bmi"], "y": [1]}, {"name": "35.5", "type": "bar", "x": ["bmi"], "y": [1]}, {"name": "27.0", "type": "bar", "x": ["bmi"], "y": [1]}, {"name": "45.43", "type": "bar", "x": ["bmi"], "y": [1]}, {"name": "43.12", "type": "bar", "x": ["bmi"], "y": [1]}, {"name": "17.195", "type": "bar", "x": ["bmi"], "y": [1]}, {"name": "29.1", "type": "bar", "x": ["bmi"], "y": [1]}, {"name": "23.9", "type": "bar", "x": ["bmi"], "y": [1]}, {"name": "35.15", "type": "bar", "x": ["bmi"], "y": [1]}, {"name": "35.64", "type": "bar", "x": ["bmi"], "y": [1]}, {"name": "29.165", "type": "bar", "x": ["bmi"], "y": [1]}, {"name": "26.9", "type": "bar", "x": ["bmi"], "y": [1]}, {"name": "46.75", "type": "bar", "x": ["bmi"], "y": [1]}, {"name": "29.45", "type": "bar", "x": ["bmi"], "y": [1]}, {"name": "33.5", "type": "bar", "x": ["bmi"], "y": [1]}, {"name": "43.01", "type": "bar", "x": ["bmi"], "y": [1]}, {"name": "36.52", "type": "bar", "x": ["bmi"], "y": [1]}, {"name": "25.65", "type": "bar", "x": ["bmi"], "y": [1]}, {"name": "28.38", "type": "bar", "x": ["bmi"], "y": [1]}, {"name": "24.09", "type": "bar", "x": ["bmi"], "y": [1]}, {"name": "25.1", "type": "bar", "x": ["bmi"], "y": [1]}, {"name": "34.3", "type": "bar", "x": ["bmi"], "y": [1]}, {"name": "43.4", "type": "bar", "x": ["bmi"], "y": [1]}, {"name": "39.2", "type": "bar", "x": ["bmi"], "y": [1]}, {"name": "35.7", "type": "bar", "x": ["bmi"], "y": [1]}, {"name": "26.07", "type": "bar", "x": ["bmi"], "y": [1]}, {"name": "39.425", "type": "bar", "x": ["bmi"], "y": [1]}, {"name": "40.48", "type": "bar", "x": ["bmi"], "y": [1]}, {"name": "38.9", "type": "bar", "x": ["bmi"], "y": [1]}, {"name": "47.41", "type": "bar", "x": ["bmi"], "y": [1]}, {"name": "35.435", "type": "bar", "x": ["bmi"], "y": [1]}, {"name": "46.7", "type": "bar", "x": ["bmi"], "y": [1]}, {"name": "46.2", "type": "bar", "x": ["bmi"], "y": [1]}, {"name": "23.8", "type": "bar", "x": ["bmi"], "y": [1]}, {"name": "44.77", "type": "bar", "x": ["bmi"], "y": [1]}, {"name": "32.12", "type": "bar", "x": ["bmi"], "y": [1]}, {"name": "30.97", "type": "bar", "x": ["bmi"], "y": [1]}], "layout": {"title": {"text": "Distribution of bmi"}, "xaxis": {"title": {"text": "bmi"}}, "yaxis": {"title": {"text": "Count"}}}}

### Figure 4 — Plotly figure (JSON) as saved in the notebook; plotly's stock layout.template omitted (floating-point values rounded to 4 significant figures)
{"data": [{"name": "0", "type": "bar", "x": ["children"], "y": [574]}, {"name": "1", "type": "bar", "x": ["children"], "y": [324]}, {"name": "2", "type": "bar", "x": ["children"], "y": [240]}, {"name": "3", "type": "bar", "x": ["children"], "y": [157]}, {"name": "4", "type": "bar", "x": ["children"], "y": [25]}, {"name": "5", "type": "bar", "x": ["children"], "y": [18]}], "layout": {"title": {"text": "Distribution of children"}, "xaxis": {"title": {"text": "children"}}, "yaxis": {"title": {"text": "Count"}}}}
